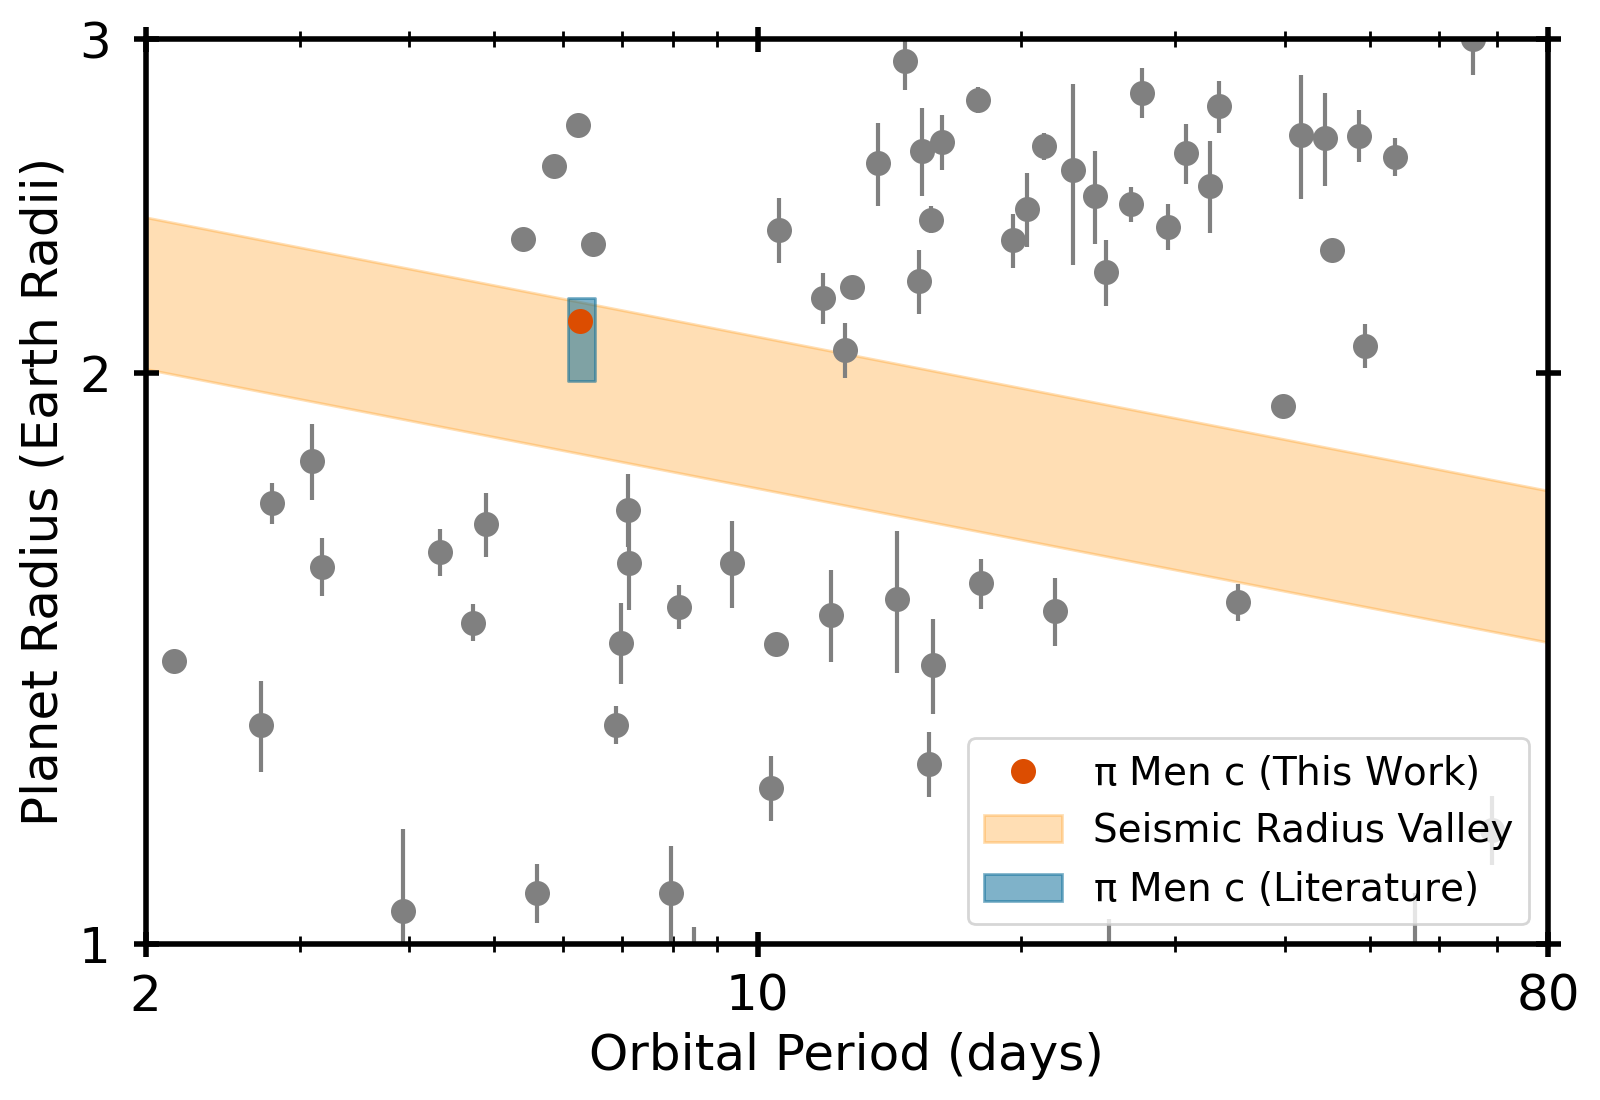

Source code (Python):
import matplotlib.pyplot as plt
import numpy as np
from astropy.io import ascii
from astropy import constants as c
from matplotlib.ticker import FormatStrFormatter

plt.rcParams['xtick.major.size'] = 9
plt.rcParams['xtick.major.width'] = 2
plt.rcParams['xtick.minor.size'] = 6
plt.rcParams['xtick.minor.width'] = 1
plt.rcParams['ytick.major.size'] = 9
plt.rcParams['ytick.major.width'] = 2
plt.rcParams['ytick.minor.size'] = 6
plt.rcParams['ytick.minor.width'] = 1
plt.rcParams['axes.linewidth'] = 2
plt.rcParams['font.size']=18
plt.rcParams['mathtext.default']='regular'
plt.rcParams['lines.markersize']=8
plt.rcParams['xtick.major.pad']='6'
plt.rcParams['ytick.major.pad']='8'
plt.rcParams['ytick.minor.visible'] = 'True'
plt.rcParams['xtick.minor.visible'] = 'True'
plt.rcParams['xtick.direction'] = 'inout'
plt.rcParams['ytick.direction'] = 'inout'
plt.rcParams['ytick.right'] = 'True'
plt.rcParams['xtick.top'] = 'True'


# use a color-blind friendly palette
# orange, red, light blue, dark blue
colors=['#FF9408','#DC4D01','#00A9E0','#016795']

dat=ascii.read('data/transit/vaneylen18.txt')

p=6.26789
rp=2.131

m=-0.09
a=0.37
parr=np.arange(1.,100.,0.1)
mody=m*np.log10(parr)+a

mody2=m*np.log10(parr)+0.41
mody3=m*np.log10(parr)+0.33
#mody3=m*np.log10(parr)+0.35
#0.41
#0.35
 
fig = plt.figure(figsize=(8, 5.5))

plt.ion()
plt.clf()
plt.errorbar(dat['p'],dat['rp'],fmt='.',yerr=dat['rpe'],color='grey')
plt.plot(dat['p'],dat['rp'],'o',color='grey')

plt.fill_between(parr,10**mody2,10**mody3,alpha=0.3,label='Seismic Radius Valley',color=colors[0])

plt.plot(p,rp,'o',color=colors[1],label='$\pi$ Men c (This Work)')
#plt.plot(parr,10**mody,lw=35,alpha=0.5)

plt.fill_between([p-0.2,p+0.25],[1.98,1.98],[2.19,2.19],alpha=0.5,color=colors[3],
	label='$\pi$ Men c (Literature)')
plt.legend(loc='lower right',fontsize=14)


plt.xscale('log')    
plt.yscale('log')      
plt.xlim([2,80])
plt.ylim([1,3])

plt.xlabel("Orbital Period (days)")
plt.ylabel("Planet Radius (Earth Radii)")
plt.tight_layout()
plt.yticks([1,2,3],labels=[1,2,3])
plt.xticks([2,10,80],labels=[2,10,80])

plt.tight_layout(pad=0.4)

plt.savefig('fig13.png',dpi=200)
















